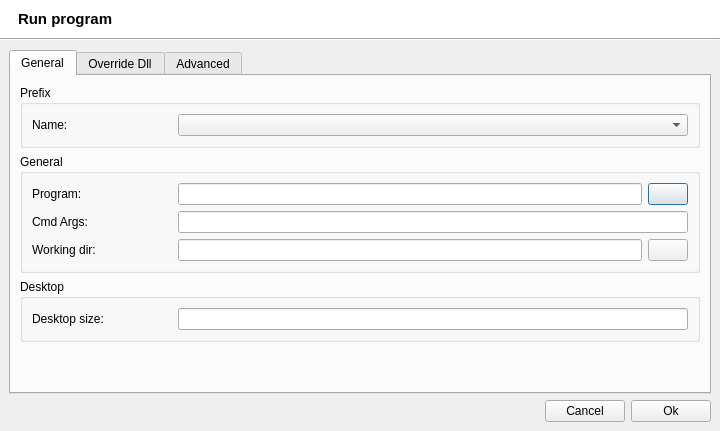
<?xml version="1.0" encoding="UTF-8"?>
<ui version="4.0">
 <class>Run</class>
 <widget class="QDialog" name="Run">
  <property name="windowModality">
   <enum>Qt::WindowModal</enum>
  </property>
  <property name="geometry">
   <rect>
    <x>0</x>
    <y>0</y>
    <width>720</width>
    <height>431</height>
   </rect>
  </property>
  <property name="minimumSize">
   <size>
    <width>340</width>
    <height>370</height>
   </size>
  </property>
  <property name="windowTitle">
   <string>Run program</string>
  </property>
  <property name="windowIcon">
   <iconset>
    <normaloff>:/data/q4wine.png</normaloff>:/data/q4wine.png</iconset>
  </property>
  <layout class="QVBoxLayout">
   <property name="spacing">
    <number>0</number>
   </property>
   <property name="margin">
    <number>0</number>
   </property>
   <item>
    <widget class="QWidget" name="widget_7" native="true">
     <property name="palette">
      <palette>
       <active>
        <colorrole role="Button">
         <brush brushstyle="SolidPattern">
          <color alpha="255">
           <red>255</red>
           <green>255</green>
           <blue>255</blue>
          </color>
         </brush>
        </colorrole>
        <colorrole role="Midlight">
         <brush brushstyle="SolidPattern">
          <color alpha="255">
           <red>255</red>
           <green>255</green>
           <blue>255</blue>
          </color>
         </brush>
        </colorrole>
        <colorrole role="Base">
         <brush brushstyle="SolidPattern">
          <color alpha="255">
           <red>255</red>
           <green>255</green>
           <blue>255</blue>
          </color>
         </brush>
        </colorrole>
        <colorrole role="Window">
         <brush brushstyle="SolidPattern">
          <color alpha="255">
           <red>255</red>
           <green>255</green>
           <blue>255</blue>
          </color>
         </brush>
        </colorrole>
       </active>
       <inactive>
        <colorrole role="Button">
         <brush brushstyle="SolidPattern">
          <color alpha="255">
           <red>255</red>
           <green>255</green>
           <blue>255</blue>
          </color>
         </brush>
        </colorrole>
        <colorrole role="Midlight">
         <brush brushstyle="SolidPattern">
          <color alpha="255">
           <red>255</red>
           <green>255</green>
           <blue>255</blue>
          </color>
         </brush>
        </colorrole>
        <colorrole role="Base">
         <brush brushstyle="SolidPattern">
          <color alpha="255">
           <red>255</red>
           <green>255</green>
           <blue>255</blue>
          </color>
         </brush>
        </colorrole>
        <colorrole role="Window">
         <brush brushstyle="SolidPattern">
          <color alpha="255">
           <red>255</red>
           <green>255</green>
           <blue>255</blue>
          </color>
         </brush>
        </colorrole>
       </inactive>
       <disabled>
        <colorrole role="Button">
         <brush brushstyle="SolidPattern">
          <color alpha="255">
           <red>255</red>
           <green>255</green>
           <blue>255</blue>
          </color>
         </brush>
        </colorrole>
        <colorrole role="Midlight">
         <brush brushstyle="SolidPattern">
          <color alpha="255">
           <red>255</red>
           <green>255</green>
           <blue>255</blue>
          </color>
         </brush>
        </colorrole>
        <colorrole role="Base">
         <brush brushstyle="SolidPattern">
          <color alpha="255">
           <red>255</red>
           <green>255</green>
           <blue>255</blue>
          </color>
         </brush>
        </colorrole>
        <colorrole role="Window">
         <brush brushstyle="SolidPattern">
          <color alpha="255">
           <red>255</red>
           <green>255</green>
           <blue>255</blue>
          </color>
         </brush>
        </colorrole>
       </disabled>
      </palette>
     </property>
     <property name="autoFillBackground">
      <bool>true</bool>
     </property>
     <layout class="QHBoxLayout">
      <property name="leftMargin">
       <number>18</number>
      </property>
      <item>
       <widget class="QLabel" name="lblCaption">
        <property name="font">
         <font>
          <pointsize>11</pointsize>
          <weight>75</weight>
          <bold>true</bold>
         </font>
        </property>
        <property name="text">
         <string>Run program</string>
        </property>
       </widget>
      </item>
      <item>
       <spacer>
        <property name="orientation">
         <enum>Qt::Horizontal</enum>
        </property>
        <property name="sizeHint" stdset="0">
         <size>
          <width>40</width>
          <height>20</height>
         </size>
        </property>
       </spacer>
      </item>
      <item>
       <widget class="QLabel" name="lblLogo">
        <property name="text">
         <string/>
        </property>
       </widget>
      </item>
     </layout>
    </widget>
   </item>
   <item>
    <widget class="Line" name="line">
     <property name="orientation">
      <enum>Qt::Horizontal</enum>
     </property>
    </widget>
   </item>
   <item>
    <widget class="QWidget" name="widget" native="true">
     <layout class="QVBoxLayout">
      <item>
       <widget class="QTabWidget" name="twbGeneral">
        <property name="currentIndex">
         <number>0</number>
        </property>
        <widget class="QWidget" name="tab">
         <attribute name="title">
          <string>General</string>
         </attribute>
         <layout class="QVBoxLayout" name="verticalLayout_2">
          <item>
           <widget class="QGroupBox" name="groupBox_7">
            <property name="title">
             <string>Prefix</string>
            </property>
            <layout class="QVBoxLayout">
             <item>
              <widget class="QWidget" name="widget_29" native="true">
               <layout class="QHBoxLayout">
                <property name="margin">
                 <number>0</number>
                </property>
                <item>
                 <widget class="QLabel" name="label_28">
                  <property name="minimumSize">
                   <size>
                    <width>140</width>
                    <height>0</height>
                   </size>
                  </property>
                  <property name="maximumSize">
                   <size>
                    <width>140</width>
                    <height>16777215</height>
                   </size>
                  </property>
                  <property name="text">
                   <string>Name:</string>
                  </property>
                 </widget>
                </item>
                <item>
                 <widget class="QComboBox" name="comboPrefixes"/>
                </item>
               </layout>
              </widget>
             </item>
            </layout>
           </widget>
          </item>
          <item>
           <widget class="QGroupBox" name="groupBox">
            <property name="title">
             <string>General</string>
            </property>
            <layout class="QVBoxLayout">
             <item>
              <widget class="QWidget" name="widget_2" native="true">
               <layout class="QHBoxLayout">
                <property name="margin">
                 <number>0</number>
                </property>
                <item>
                 <widget class="QLabel" name="label">
                  <property name="minimumSize">
                   <size>
                    <width>140</width>
                    <height>0</height>
                   </size>
                  </property>
                  <property name="maximumSize">
                   <size>
                    <width>140</width>
                    <height>16777215</height>
                   </size>
                  </property>
                  <property name="text">
                   <string>Program:</string>
                  </property>
                 </widget>
                </item>
                <item>
                 <widget class="QLineEdit" name="txtProgramBin"/>
                </item>
                <item>
                 <widget class="QPushButton" name="cmdGetProgramBin">
                  <property name="text">
                   <string/>
                  </property>
                  <property name="iconSize">
                   <size>
                    <width>16</width>
                    <height>16</height>
                   </size>
                  </property>
                 </widget>
                </item>
               </layout>
              </widget>
             </item>
             <item>
              <widget class="QWidget" name="widget_4" native="true">
               <layout class="QHBoxLayout">
                <property name="margin">
                 <number>0</number>
                </property>
                <item>
                 <widget class="QLabel" name="label_3">
                  <property name="minimumSize">
                   <size>
                    <width>140</width>
                    <height>0</height>
                   </size>
                  </property>
                  <property name="maximumSize">
                   <size>
                    <width>140</width>
                    <height>16777215</height>
                   </size>
                  </property>
                  <property name="text">
                   <string>Cmd Args:</string>
                  </property>
                 </widget>
                </item>
                <item>
                 <widget class="QLineEdit" name="txtCmdArgs"/>
                </item>
               </layout>
              </widget>
             </item>
             <item>
              <widget class="QWidget" name="widget_12" native="true">
               <layout class="QHBoxLayout">
                <property name="margin">
                 <number>0</number>
                </property>
                <item>
                 <widget class="QLabel" name="label_12">
                  <property name="minimumSize">
                   <size>
                    <width>140</width>
                    <height>0</height>
                   </size>
                  </property>
                  <property name="maximumSize">
                   <size>
                    <width>140</width>
                    <height>16777215</height>
                   </size>
                  </property>
                  <property name="text">
                   <string>Working dir:</string>
                  </property>
                 </widget>
                </item>
                <item>
                 <widget class="QLineEdit" name="txtWorkDir"/>
                </item>
                <item>
                 <widget class="QPushButton" name="cmdGetWorkDir">
                  <property name="text">
                   <string/>
                  </property>
                  <property name="iconSize">
                   <size>
                    <width>16</width>
                    <height>16</height>
                   </size>
                  </property>
                 </widget>
                </item>
               </layout>
              </widget>
             </item>
            </layout>
           </widget>
          </item>
          <item>
           <widget class="QGroupBox" name="groupBox_8">
            <property name="title">
             <string>Desktop</string>
            </property>
            <layout class="QVBoxLayout" name="verticalLayout">
             <item>
              <widget class="QWidget" name="widget_13" native="true">
               <layout class="QHBoxLayout" name="_2">
                <property name="margin">
                 <number>0</number>
                </property>
                <item>
                 <widget class="QLabel" name="label_7">
                  <property name="minimumSize">
                   <size>
                    <width>140</width>
                    <height>0</height>
                   </size>
                  </property>
                  <property name="maximumSize">
                   <size>
                    <width>140</width>
                    <height>16777215</height>
                   </size>
                  </property>
                  <property name="text">
                   <string>Desktop size:</string>
                  </property>
                 </widget>
                </item>
                <item>
                 <widget class="QLineEdit" name="txtDesktopSize"/>
                </item>
               </layout>
              </widget>
             </item>
            </layout>
           </widget>
          </item>
          <item>
           <spacer>
            <property name="orientation">
             <enum>Qt::Vertical</enum>
            </property>
            <property name="sizeHint" stdset="0">
             <size>
              <width>680</width>
              <height>54</height>
             </size>
            </property>
           </spacer>
          </item>
         </layout>
        </widget>
        <widget class="QWidget" name="tab_3">
         <attribute name="title">
          <string>Override Dll</string>
         </attribute>
         <layout class="QVBoxLayout">
          <item>
           <widget class="QGroupBox" name="groupBox_5">
            <property name="title">
             <string>Present wine dlls</string>
            </property>
            <layout class="QHBoxLayout">
             <item>
              <widget class="QComboBox" name="cboxDlls">
               <property name="minimumSize">
                <size>
                 <width>300</width>
                 <height>0</height>
                </size>
               </property>
               <property name="maximumSize">
                <size>
                 <width>300</width>
                 <height>16777215</height>
                </size>
               </property>
               <property name="maxVisibleItems">
                <number>5</number>
               </property>
              </widget>
             </item>
             <item>
              <spacer>
               <property name="orientation">
                <enum>Qt::Horizontal</enum>
               </property>
               <property name="sizeHint" stdset="0">
                <size>
                 <width>40</width>
                 <height>20</height>
                </size>
               </property>
              </spacer>
             </item>
             <item>
              <widget class="QComboBox" name="cboxOveride">
               <item>
                <property name="text">
                 <string>Native</string>
                </property>
               </item>
               <item>
                <property name="text">
                 <string>Buildin</string>
                </property>
               </item>
               <item>
                <property name="text">
                 <string>Native, Buildin</string>
                </property>
               </item>
               <item>
                <property name="text">
                 <string>Buildin, Native</string>
                </property>
               </item>
              </widget>
             </item>
             <item>
              <widget class="QPushButton" name="cmdAdd">
               <property name="text">
                <string>Add</string>
               </property>
              </widget>
             </item>
            </layout>
           </widget>
          </item>
          <item>
           <widget class="QGroupBox" name="groupBox_6">
            <property name="title">
             <string>Overrided dlls</string>
            </property>
            <layout class="QGridLayout">
             <item row="0" column="0">
              <widget class="QTableWidget" name="twDlls">
               <property name="selectionMode">
                <enum>QAbstractItemView::SingleSelection</enum>
               </property>
               <property name="selectionBehavior">
                <enum>QAbstractItemView::SelectRows</enum>
               </property>
               <property name="sortingEnabled">
                <bool>false</bool>
               </property>
               <column>
                <property name="text">
                 <string>Dll name</string>
                </property>
               </column>
               <column>
                <property name="text">
                 <string>Override algoritm</string>
                </property>
               </column>
              </widget>
             </item>
            </layout>
           </widget>
          </item>
         </layout>
        </widget>
        <widget class="QWidget" name="tab_2">
         <attribute name="title">
          <string>Advanced</string>
         </attribute>
         <layout class="QVBoxLayout">
          <item>
           <widget class="QGroupBox" name="groupBox_4">
            <property name="title">
             <string>Display</string>
            </property>
            <layout class="QVBoxLayout">
             <property name="spacing">
              <number>2</number>
             </property>
             <item>
              <widget class="QWidget" name="widget_9" native="true">
               <layout class="QHBoxLayout">
                <property name="margin">
                 <number>0</number>
                </property>
                <item>
                 <widget class="QLabel" name="label_10">
                  <property name="minimumSize">
                   <size>
                    <width>140</width>
                    <height>0</height>
                   </size>
                  </property>
                  <property name="maximumSize">
                   <size>
                    <width>140</width>
                    <height>16777215</height>
                   </size>
                  </property>
                  <property name="text">
                   <string>DISPLAY:</string>
                  </property>
                 </widget>
                </item>
                <item>
                 <widget class="QLineEdit" name="txtDisplay"/>
                </item>
               </layout>
              </widget>
             </item>
            </layout>
           </widget>
          </item>
          <item>
           <widget class="QGroupBox" name="groupBox_3">
            <property name="title">
             <string>Debug options</string>
            </property>
            <layout class="QVBoxLayout">
             <property name="topMargin">
              <number>0</number>
             </property>
             <item>
              <widget class="QCheckBox" name="cbUseConsole">
               <property name="text">
                <string>Run with output in console</string>
               </property>
              </widget>
             </item>
             <item>
              <widget class="QWidget" name="widget_8" native="true">
               <layout class="QHBoxLayout">
                <property name="margin">
                 <number>0</number>
                </property>
                <item>
                 <widget class="QLabel" name="label_9">
                  <property name="minimumSize">
                   <size>
                    <width>140</width>
                    <height>0</height>
                   </size>
                  </property>
                  <property name="maximumSize">
                   <size>
                    <width>140</width>
                    <height>16777215</height>
                   </size>
                  </property>
                  <property name="text">
                   <string>WINEDEBUG:</string>
                  </property>
                 </widget>
                </item>
                <item>
                 <widget class="QLineEdit" name="txtWinedebug">
                  <property name="enabled">
                   <bool>false</bool>
                  </property>
                 </widget>
                </item>
               </layout>
              </widget>
             </item>
            </layout>
           </widget>
          </item>
          <item>
           <widget class="QGroupBox" name="groupBox_9">
            <property name="title">
             <string>Nice level priority</string>
            </property>
            <layout class="QVBoxLayout" name="_3">
             <property name="topMargin">
              <number>0</number>
             </property>
             <item>
              <widget class="QWidget" name="widget_14" native="true">
               <layout class="QHBoxLayout" name="_4">
                <property name="margin">
                 <number>0</number>
                </property>
                <item>
                 <widget class="QLabel" name="label_13">
                  <property name="minimumSize">
                   <size>
                    <width>140</width>
                    <height>0</height>
                   </size>
                  </property>
                  <property name="maximumSize">
                   <size>
                    <width>140</width>
                    <height>16777215</height>
                   </size>
                  </property>
                  <property name="text">
                   <string>Priority:</string>
                  </property>
                 </widget>
                </item>
                <item>
                 <widget class="QSpinBox" name="txtNice">
                  <property name="minimum">
                   <number>0</number>
                  </property>
                  <property name="maximum">
                   <number>20</number>
                  </property>
                 </widget>
                </item>
               </layout>
              </widget>
             </item>
            </layout>
           </widget>
          </item>
          <item>
           <spacer>
            <property name="orientation">
             <enum>Qt::Vertical</enum>
            </property>
            <property name="sizeHint" stdset="0">
             <size>
              <width>20</width>
              <height>40</height>
             </size>
            </property>
           </spacer>
          </item>
         </layout>
        </widget>
       </widget>
      </item>
      <item>
       <layout class="QHBoxLayout">
        <item>
         <spacer>
          <property name="orientation">
           <enum>Qt::Horizontal</enum>
          </property>
          <property name="sizeHint" stdset="0">
           <size>
            <width>40</width>
            <height>20</height>
           </size>
          </property>
         </spacer>
        </item>
        <item>
         <widget class="QPushButton" name="cmdCancel">
          <property name="text">
           <string>Cancel</string>
          </property>
         </widget>
        </item>
        <item>
         <widget class="QPushButton" name="cmdOk">
          <property name="text">
           <string>Ok</string>
          </property>
         </widget>
        </item>
       </layout>
      </item>
     </layout>
    </widget>
   </item>
  </layout>
 </widget>
 <resources/>
 <connections/>
</ui>
